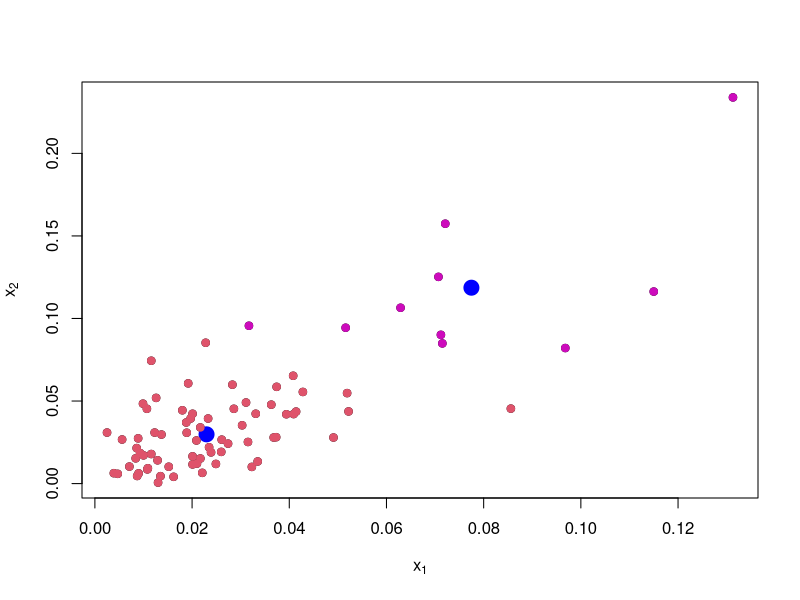
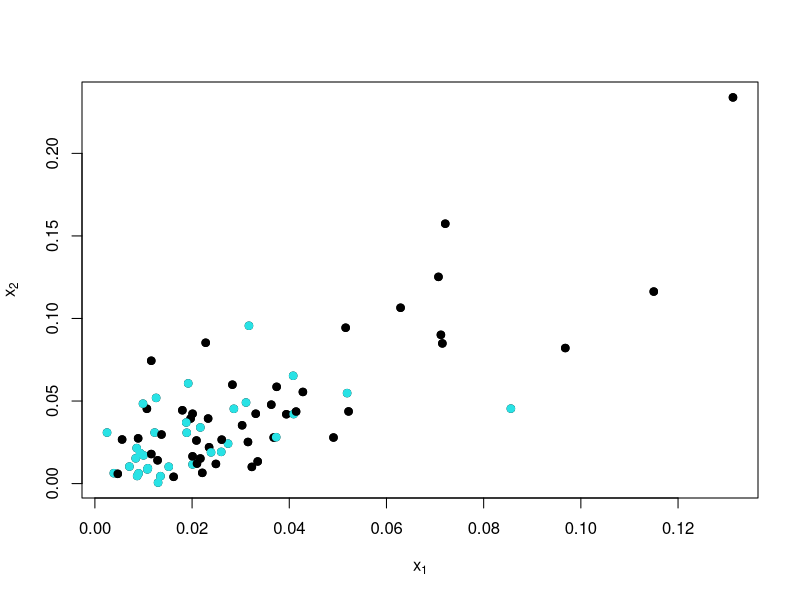

These figures' R source, in order:
setwd("C:\\Users\\aishwarya\\Desktop\\Data Mining\\DM Assignment5\\")
data <- read.csv("sonar_test.csv", header = FALSE)
x <- data[,1:2]
plot(x, pch=19, xlab = expression(x[1]), ylab = expression(x[2]))

fit <- kmeans(x, 2)
points(fit$centers, pch = 19, col = "blue", cex = 2)

library(class)
knnfit <- knn(fit$centers, x, as.factor(c(-1, 1)))
points(x, col = 6 + 4 * as.numeric(knnfit), pch = 19)

plot(x, pch=19, xlab=expression(x[1]), ylab=expression(x[2]))
y <- data[,61]
points(x, col=3 + 2 * y, pch=19)

errorrate <- 1-sum(knnfit==y)/length(y)
errorrate

x <- data[,1:60]
fit <- kmeans(x, 2)
library(class)
knnfit <- knn(fit$centers,x,as.factor(c(-1,1)))
errorrate1 = 1 - sum(knnfit==y)/length(y)
errorrate1